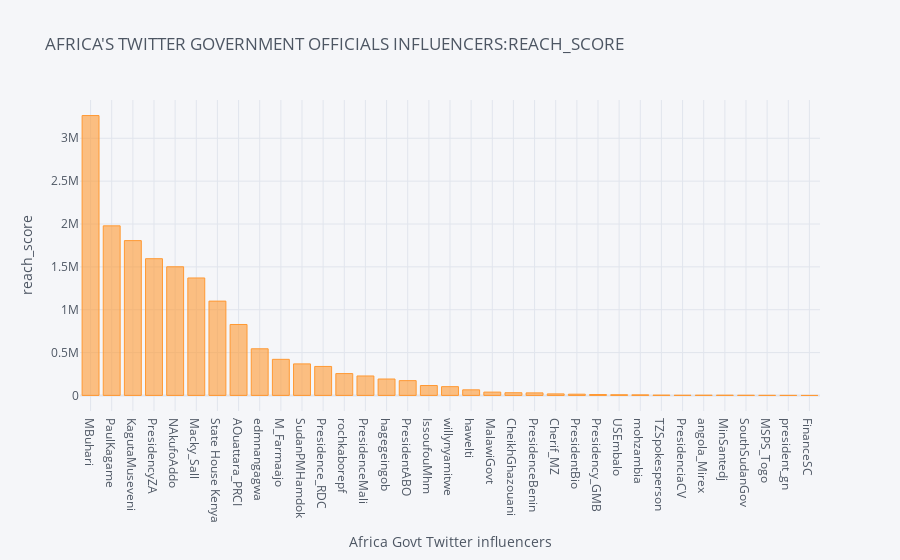

Here is the notebook cell this chart was saved with:
### Code cell
#ploting the reach score verses the twitter names
data2.iplot(kind="bar",x="screen_name",y="reach_score",xTitle='Africa Govt Twitter influencers',
           yTitle='reach_score',title="AFRICA'S TWITTER GOVERNMENT OFFICIALS INFLUENCERS:REACH_SCORE")

### Figure 1 — Plotly figure (JSON) as saved in the notebook; plotly's stock layout.template omitted (floating-point values rounded to 4 significant figures)
{"data": [{"marker": {"color": "rgba(255, 153, 51, 0.6)", "line": {"color": "rgba(255, 153, 51, 1.0)", "width": 1}}, "name": "reach_score", "orientation": "v", "text": "", "type": "bar", "x": ["MBuhari", "PaulKagame", "KagutaMuseveni", "PresidencyZA", "NAkufoAddo", "Macky_Sall", "State House Kenya", "AOuattara_PRCI", "edmnangagwa", "M_Farmaajo", "SudanPMHamdok", "Presidence_RDC", "rochkaborepf", "PresidenceMali", "hagegeingob", "PresidentABO", "IssoufouMhm", "willynyamitwe", "hawelti", "MalawiGovt", "CheikhGhazouani", "PresidenceBenin", "Cherif_MZ", "PresidentBio", "Presidency_GMB", "USEmbalo", "mohzambia", "TZSpokesperson", "PresidenciaCV", "angola_Mirex", "MinSantedj", "SouthSudanGov", "MSPS_Togo", "president_gn", "FinanceSC"], "y": [3265087, 1978379, 1806227, 1595317, 1500911, 1370265, 1100466, 827650, 544235, 421123, 367984, 338217, 255036, 227013, 191653, 172799, 115633, 102511, 65447, 38982, 31577, 29934, 18038, 14591, 10617, 8279, 6997, 3962, 2381, 2944, 2787, 2058, 1128, 670, -98]}], "layout": {"legend": {"bgcolor": "#F5F6F9", "font": {"color": "#4D5663"}}, "paper_bgcolor": "#F5F6F9", "plot_bgcolor": "#F5F6F9", "title": {"font": {"color": "#4D5663"}, "text": "AFRICA'S TWITTER GOVERNMENT OFFICIALS INFLUENCERS:REACH_SCORE"}, "xaxis": {"gridcolor": "#E1E5ED", "showgrid": true, "tickfont": {"color": "#4D5663"}, "title": {"font": {"color": "#4D5663"}, "text": "Africa Govt Twitter influencers"}, "zerolinecolor": "#E1E5ED"}, "yaxis": {"gridcolor": "#E1E5ED", "showgrid": true, "tickfont": {"color": "#4D5663"}, "title": {"font": {"color": "#4D5663"}, "text": "reach_score"}, "zerolinecolor": "#E1E5ED"}}}
